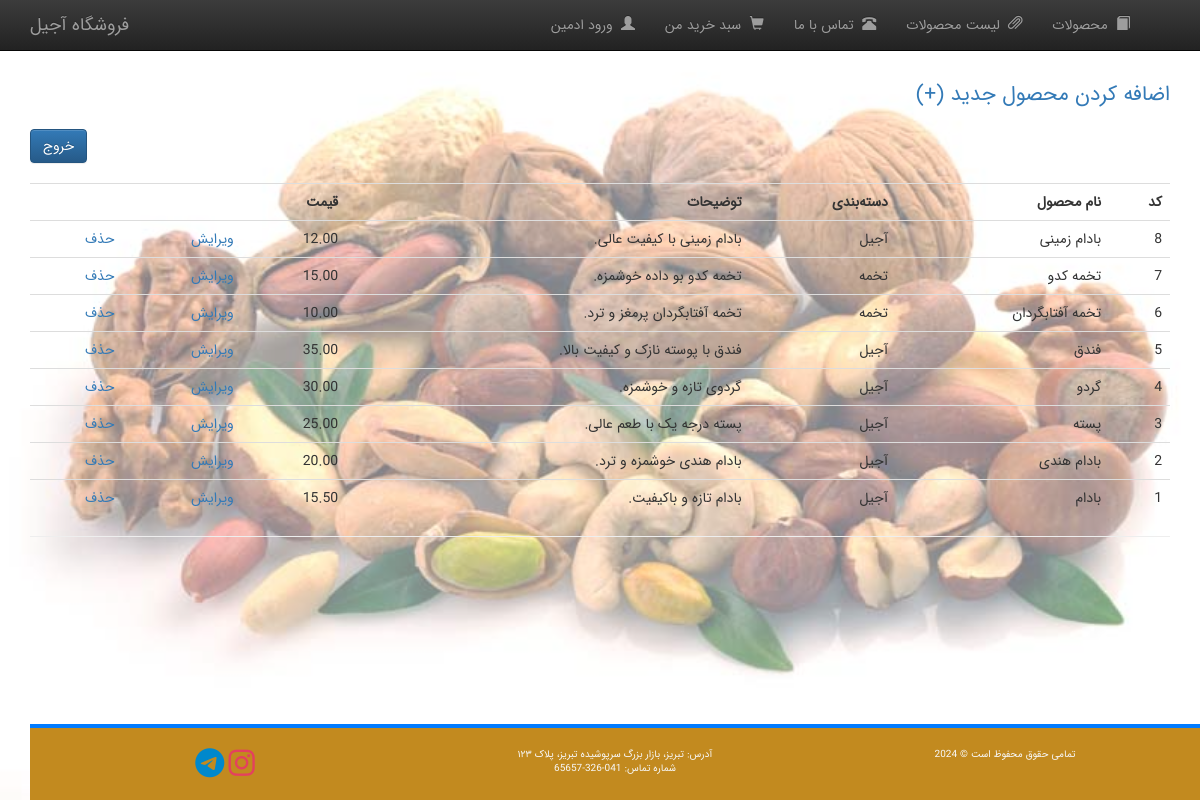
Page /admin_product.php (signed in) on the committed database.
### tables this page shows
CREATE TABLE `products` (
  `id` int(11) NOT NULL,
  `name` varchar(255) NOT NULL,
  `category` varchar(50) NOT NULL,
  `price` float(10,2) NOT NULL,
  `weight` decimal(10,2) NOT NULL,
  `stock` int(11) NOT NULL,
  `description` text DEFAULT NULL,
  `image` varchar(255) DEFAULT NULL
);

### functions/database_functions.php (called while the page is built, shortened)
<?php
	function getAllProducts($conn){
		$query = "SELECT * FROM products ORDER BY id DESC";
		$result = mysqli_query($conn, $query);
		return $result;
	}
?>

### admin_product.php (the view, shortened to what this page needs)
<?php
    require_once "./template/header.php";
    require_once "./functions/database_functions.php";
    $conn = db_connect();
    $result = getAllProducts($conn);
?>
    <p style="text-align:right;" class="lead"><a href="admin_add.php">(+) اضافه کردن محصول جدید</a></p>
    <a href="admin_signout.php" class="btn btn-primary">خروج</a>
    <table class="table" style="margin-top: 20px" dir="rtl">
        <tr>
            <th style="text-align:right;">کد</th>
            <th style="text-align:right;">نام محصول</th>
            <th style="text-align:right;">دسته‌بندی</th>
            <th style="text-align:right;">توضیحات</th>
            <th style="text-align:right;">قیمت</th>
            <th>&nbsp;</th>
            <th>&nbsp;</th>
        </tr>
        <?php while($row = mysqli_fetch_assoc($result)){ ?>
        <tr>
            <td><?php echo $row['id']; ?></td>
            <td><?php echo $row['name']; ?></td>
            <td><?php echo $row['category']; ?></td>
            <td><?php echo $row['description']; ?></td>
            <td><?php echo $row['price']; ?></td>
            <td><a href="admin_edit.php?id=<?php echo $row['id']; ?>">ویرایش</a></td>
            <td><a href="admin_delete.php?id=<?php echo $row['id']; ?>">حذف</a></td>
        </tr>
        <?php } ?>
    </table>
<?php
    require_once "./template/footer.php";
?>

### template/header.php (style rules this page uses)
body { position: relative; margin: 0; min-height: 100vh; }
body::before { content: ''; position: absolute; top: 0; left: 0; width: 100%; height: 100%; background-image: url('./bootstrap/images/chini.jpg'); background-size: cover; background-repeat: no-repeat; background-attachment: fixed; background-position: center; opacity: 0.5; z-index: -1; }

### rows in the picture
products: id "8", name "بادام زمینی", category "آجیل", description "بادام زمینی با کیفیت عالی.", price "12.00"
products: id "7", name "تخمه کدو", category "تخمه", description "تخمه کدو بو داده خوشمزه.", price "15.00"
products: id "6", name "تخمه آفتابگردان", category "تخمه", description "تخمه آفتابگردان پرمغز و ترد.", price "10.00"
products: id "5", name "فندق", category "آجیل", description "فندق با پوسته نازک و کیفیت بالا.", price "35.00"
products: id "4", name "گردو", category "آجیل", description "گردوی تازه و خوشمزه.", price "30.00"
products: id "3", name "پسته", category "آجیل", description "پسته درجه یک با طعم عالی.", price "25.00"
products: id "2", name "بادام هندی", category "آجیل", description "بادام هندی خوشمزه و ترد.", price "20.00"
products: id "1", name "بادام", category "آجیل", description "بادام تازه و باکیفیت.", price "15.50"
